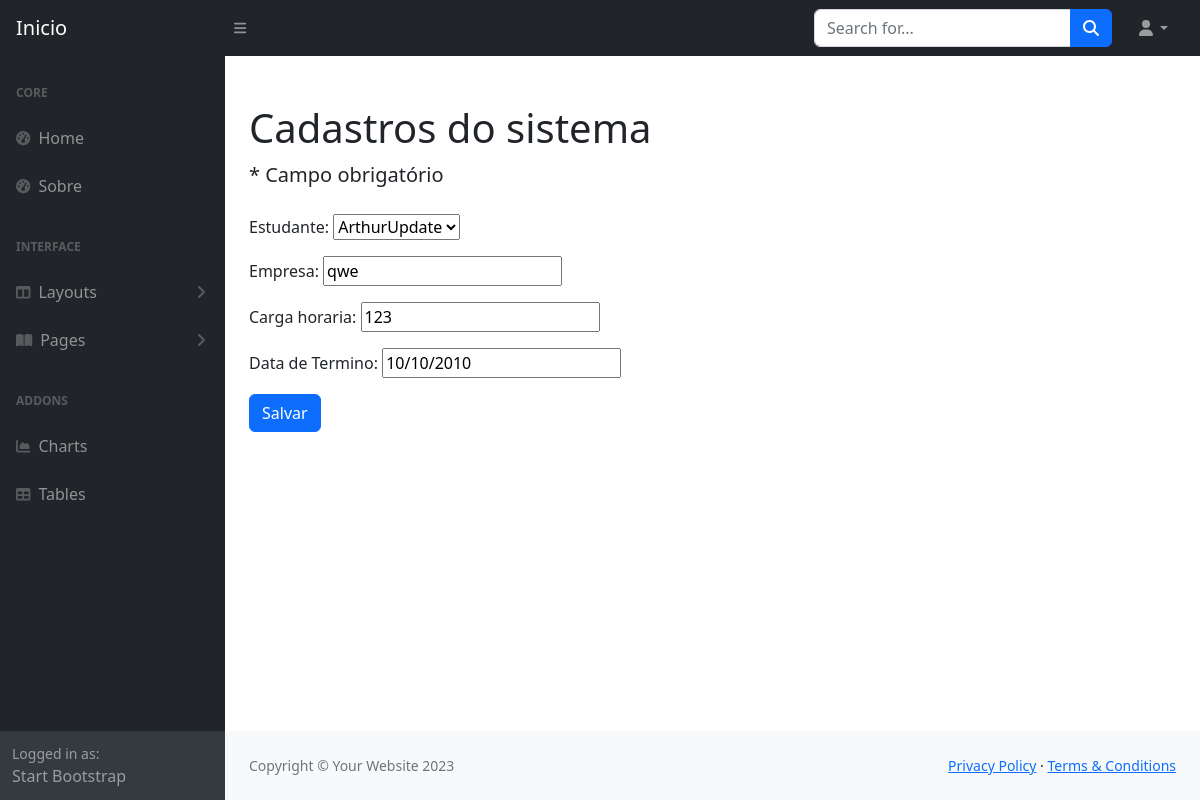
The app's page /cadastros/estagio/update/1 with its own data.
### cadastros/models.py (models this page shows, shortened)
class Estagio(models.Model):
    estudante = models.ForeignKey(Estudante, on_delete=models.PROTECT)
    empresa = models.CharField(max_length=255)
    data_inicio = models.DateField(verbose_name="Data de início")
    data_termino = models.DateField(blank=True, null=True, verbose_name="Data de Termino")
    carga_horaria = models.IntegerField()
    data_protocolo: models.DateTimeField(auto_now_add=True)

### cadastros/views.py (the view)
# urls.py: path('estagio/update/<int:pk>', UpdateEstagio.as_view(), name='update-estagio'),
class UpdateEstagio(UpdateView, LoginRequiredMixin, PermissionRequiredMixin):
    model = Estagio
    fields = ['estudante', 'empresa', 'carga_horaria', 'data_termino']
    template_name = 'cadastros/form_create.html'
    success_url = reverse_lazy('list-estagio')

### cadastros/models.py (called while the page is built)
    def __str__(self):
        return f"{self.nome}"

### cadastros/templates/cadastros/form_create.html (shortened to what this page needs)
{% extends 'paginas/modelo.html' %}
{% load static %}
{% block conteudo %}
<h1 class="mt-4">Cadastros do sistema</h1>
<p class="lead">
    * Campo obrigatório
</p>
<form method="POST" class="my-4">
    {{ form.as_p }}
    <button type="submit" class="btn btn-primary">
        Salvar
    </button>
</form>
<br>
{% endblock %}

### records on screen
Estagio: estudante "ArthurUpdate", empresa "qwe", carga_horaria "123", data_termino "10/10/2010"
